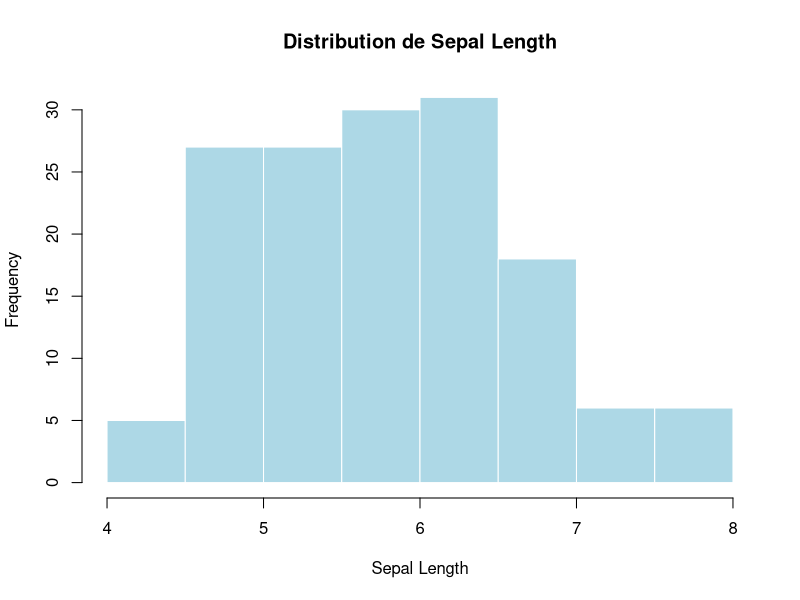
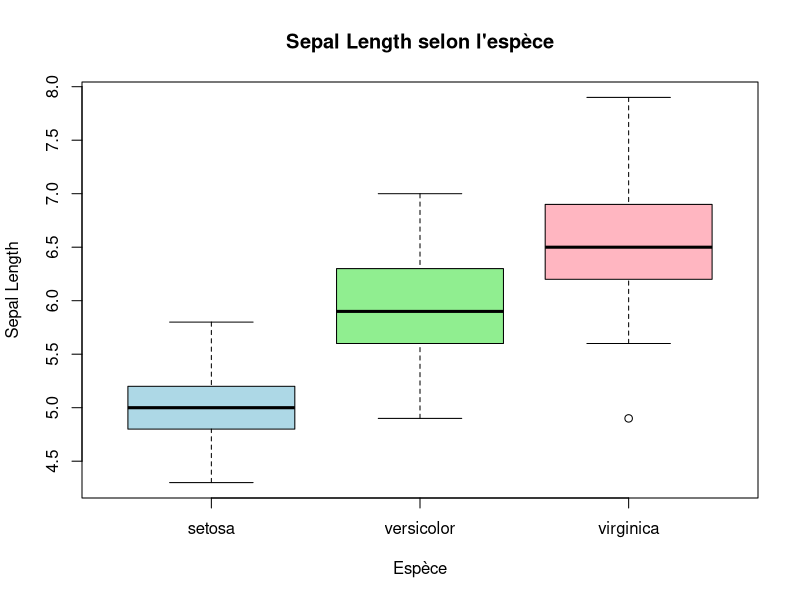
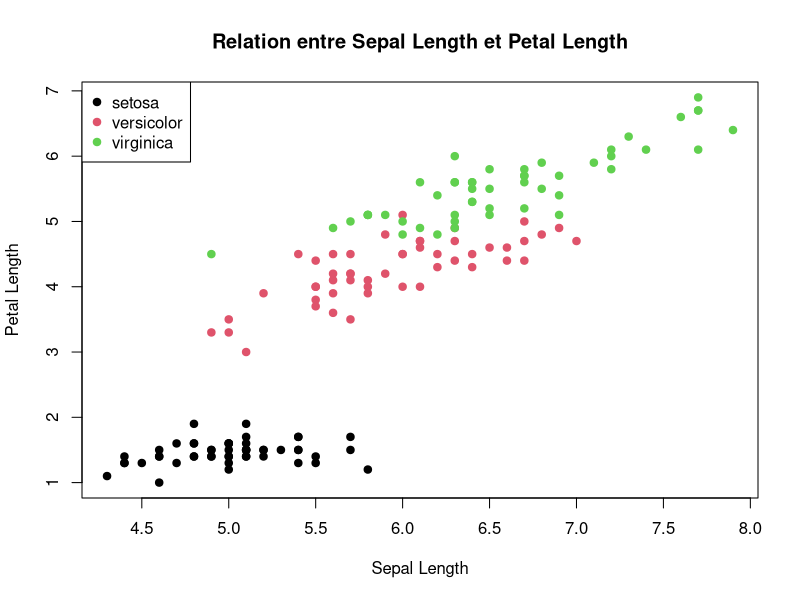
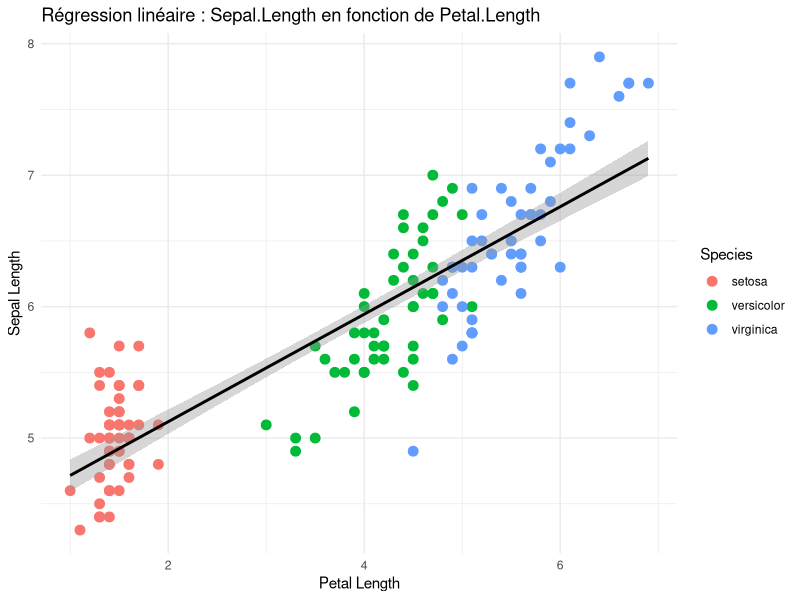

Source code (R) for these figures, in order:
## ---- chunk 1
knitr::opts_chunk$set(echo = TRUE)
## ---- chunk 2
# -------------------
# Charger le dataset
# -------------------
data(iris)

# Aperçu
head(iris)
summary(iris)
str(iris)

# -------------------
# Visualisations
# -------------------

# Histogramme
hist(
  iris$Sepal.Length,
  main = "Distribution de Sepal Length",
  xlab = "Sepal Length",
  col = "lightblue",
  border = "white"
)

# Boxplot
boxplot(
  Sepal.Length ~ Species,
  data = iris,
  main = "Sepal Length selon l'espèce",
  xlab = "Espèce",
  ylab = "Sepal Length",
  col = c("lightblue", "lightgreen", "lightpink")
)

# Scatter plot
plot(
  iris$Sepal.Length,
  iris$Petal.Length,
  main = "Relation entre Sepal Length et Petal Length",
  xlab = "Sepal Length",
  ylab = "Petal Length",
  pch = 19,
  col = as.numeric(iris$Species)
)
legend(
  "topleft",
  legend = levels(iris$Species),
  col = 1:3,
  pch = 19
)

# -------------------
# Test ANOVA et Tukey HSD
# -------------------
anova_model <- aov(Sepal.Length ~ Species, data = iris)
summary(anova_model)

tukey_result <- TukeyHSD(anova_model)
tukey_result

# -------------------
# Régression linéaire et plot ggplot2
# -------------------
linear_model <- lm(Sepal.Length ~ Petal.Length, data = iris)
summary(linear_model)

library(ggplot2)
ggplot(iris, aes(x = Petal.Length, y = Sepal.Length)) +
  geom_point(aes(color = Species), size = 3) +
  geom_smooth(method = "lm", se = TRUE, color = "black") +
  labs(
    title = "Régression linéaire : Sepal.Length en fonction de Petal.Length",
    x = "Petal Length",
    y = "Sepal Length"
  ) +
  theme_minimal()
